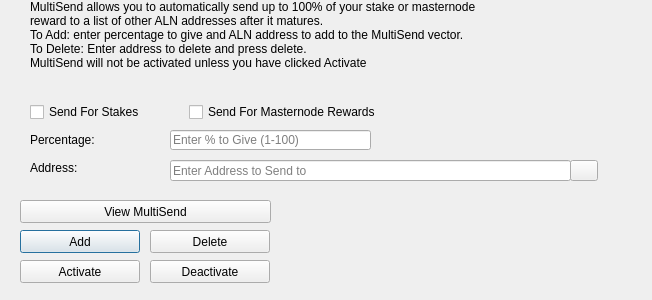
<?xml version="1.0" encoding="UTF-8"?>
<ui version="4.0">
 <class>MultiSendDialog</class>
 <widget class="QDialog" name="MultiSendDialog">
  <property name="windowModality">
   <enum>Qt::NonModal</enum>
  </property>
  <property name="geometry">
   <rect>
    <x>0</x>
    <y>0</y>
    <width>652</width>
    <height>300</height>
   </rect>
  </property>
  <property name="windowTitle">
   <string>MultiSend</string>
  </property>
  <widget class="QLineEdit" name="multiSendPercentEdit">
   <property name="geometry">
    <rect>
     <x>170</x>
     <y>130</y>
     <width>201</width>
     <height>20</height>
    </rect>
   </property>
   <property name="toolTip">
    <string>Enter whole numbers 1 - 100</string>
   </property>
   <property name="placeholderText">
    <string>Enter % to Give (1-100)</string>
   </property>
  </widget>
  <widget class="QLineEdit" name="multiSendAddressEdit">
   <property name="geometry">
    <rect>
     <x>170</x>
     <y>160</y>
     <width>401</width>
     <height>21</height>
    </rect>
   </property>
   <property name="toolTip">
    <string/>
   </property>
   <property name="placeholderText">
    <string>Enter Address to Send to</string>
   </property>
  </widget>
  <widget class="QLabel" name="label_2">
   <property name="geometry">
    <rect>
     <x>30</x>
     <y>0</y>
     <width>451</width>
     <height>121</height>
    </rect>
   </property>
   <property name="lineWidth">
    <number>1</number>
   </property>
   <property name="text">
    <string>MultiSend allows you to automatically send up to 100% of your stake or masternode reward to a list of other ALN addresses after it matures.
To Add: enter percentage to give and ALN address to add to the MultiSend vector.
To Delete: Enter address to delete and press delete.
MultiSend will not be activated unless you have clicked Activate</string>
   </property>
   <property name="alignment">
    <set>Qt::AlignLeading|Qt::AlignLeft|Qt::AlignTop</set>
   </property>
   <property name="wordWrap">
    <bool>true</bool>
   </property>
  </widget>
  <widget class="QLabel" name="message">
   <property name="geometry">
    <rect>
     <x>290</x>
     <y>200</y>
     <width>351</width>
     <height>91</height>
    </rect>
   </property>
   <property name="text">
    <string/>
   </property>
  </widget>
  <widget class="QPushButton" name="addButton">
   <property name="geometry">
    <rect>
     <x>20</x>
     <y>230</y>
     <width>120</width>
     <height>23</height>
    </rect>
   </property>
   <property name="toolTip">
    <string/>
   </property>
   <property name="statusTip">
    <string>Add to MultiSend Vector</string>
   </property>
   <property name="text">
    <string>Add</string>
   </property>
  </widget>
  <widget class="QPushButton" name="disableButton">
   <property name="geometry">
    <rect>
     <x>150</x>
     <y>260</y>
     <width>120</width>
     <height>23</height>
    </rect>
   </property>
   <property name="statusTip">
    <string>Deactivate MultiSend</string>
   </property>
   <property name="text">
    <string>Deactivate</string>
   </property>
  </widget>
  <widget class="QPushButton" name="addressBookButton">
   <property name="geometry">
    <rect>
     <x>570</x>
     <y>160</y>
     <width>28</width>
     <height>21</height>
    </rect>
   </property>
   <property name="toolTip">
    <string>Choose an address from the address book</string>
   </property>
   <property name="text">
    <string/>
   </property>
   <property name="icon">
    <iconset resource="../alphanode.qrc">
     <normaloff>:/icons/address-book</normaloff>:/icons/address-book</iconset>
   </property>
   <property name="shortcut">
    <string>Alt+A</string>
   </property>
   <property name="autoDefault">
    <bool>false</bool>
   </property>
  </widget>
  <widget class="QLabel" name="label">
   <property name="geometry">
    <rect>
     <x>30</x>
     <y>130</y>
     <width>121</width>
     <height>20</height>
    </rect>
   </property>
   <property name="toolTip">
    <string>Percentage of stake to send</string>
   </property>
   <property name="text">
    <string>Percentage:</string>
   </property>
  </widget>
  <widget class="QLabel" name="label_5">
   <property name="geometry">
    <rect>
     <x>30</x>
     <y>160</y>
     <width>111</width>
     <height>16</height>
    </rect>
   </property>
   <property name="toolTip">
    <string>Address to send portion of stake to</string>
   </property>
   <property name="text">
    <string>Address:</string>
   </property>
  </widget>
  <widget class="QPushButton" name="deleteButton">
   <property name="geometry">
    <rect>
     <x>150</x>
     <y>230</y>
     <width>120</width>
     <height>23</height>
    </rect>
   </property>
   <property name="toolTip">
    <string/>
   </property>
   <property name="statusTip">
    <string>Delete Address From MultiSend Vector</string>
   </property>
   <property name="text">
    <string>Delete</string>
   </property>
  </widget>
  <widget class="QPushButton" name="activateButton">
   <property name="geometry">
    <rect>
     <x>20</x>
     <y>260</y>
     <width>120</width>
     <height>23</height>
    </rect>
   </property>
   <property name="statusTip">
    <string>Activate MultiSend</string>
   </property>
   <property name="text">
    <string>Activate</string>
   </property>
  </widget>
  <widget class="QPushButton" name="viewButton">
   <property name="geometry">
    <rect>
     <x>20</x>
     <y>200</y>
     <width>251</width>
     <height>23</height>
    </rect>
   </property>
   <property name="toolTip">
    <string/>
   </property>
   <property name="statusTip">
    <string>View MultiSend Vector</string>
   </property>
   <property name="text">
    <string>View MultiSend</string>
   </property>
  </widget>
  <widget class="QWidget" name="horizontalLayoutWidget">
   <property name="geometry">
    <rect>
     <x>30</x>
     <y>100</y>
     <width>351</width>
     <height>24</height>
    </rect>
   </property>
   <layout class="QHBoxLayout" name="horizontalLayout">
    <item>
     <widget class="QCheckBox" name="multiSendStakeCheckBox">
      <property name="text">
       <string>Send For Stakes</string>
      </property>
     </widget>
    </item>
    <item>
     <widget class="QCheckBox" name="multiSendMasternodeCheckBox">
      <property name="text">
       <string>Send For Masternode Rewards</string>
      </property>
     </widget>
    </item>
   </layout>
  </widget>
 </widget>
 <resources>
  <include location="../alphanode.qrc"/>
 </resources>
 <connections/>
</ui>
